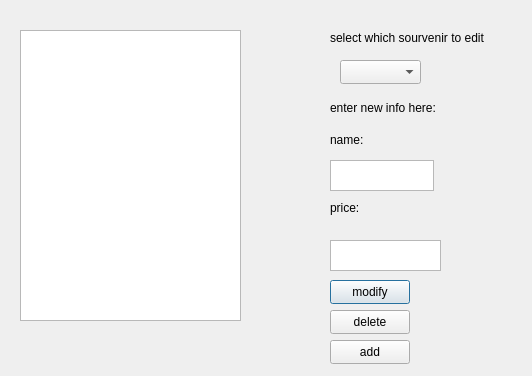
<?xml version="1.0" encoding="UTF-8"?>
<ui version="4.0">
 <class>modify_souvenir_list</class>
 <widget class="QDialog" name="modify_souvenir_list">
  <property name="geometry">
   <rect>
    <x>0</x>
    <y>0</y>
    <width>532</width>
    <height>376</height>
   </rect>
  </property>
  <property name="windowTitle">
   <string>Dialog</string>
  </property>
  <widget class="QTableWidget" name="display_souvenirs">
   <property name="geometry">
    <rect>
     <x>20</x>
     <y>30</y>
     <width>221</width>
     <height>291</height>
    </rect>
   </property>
  </widget>
  <widget class="QLabel" name="label">
   <property name="geometry">
    <rect>
     <x>330</x>
     <y>100</y>
     <width>171</width>
     <height>16</height>
    </rect>
   </property>
   <property name="text">
    <string>enter new info here:</string>
   </property>
  </widget>
  <widget class="QLabel" name="label_2">
   <property name="geometry">
    <rect>
     <x>330</x>
     <y>130</y>
     <width>58</width>
     <height>20</height>
    </rect>
   </property>
   <property name="text">
    <string>name:</string>
   </property>
  </widget>
  <widget class="QLabel" name="label_3">
   <property name="geometry">
    <rect>
     <x>330</x>
     <y>200</y>
     <width>51</width>
     <height>16</height>
    </rect>
   </property>
   <property name="text">
    <string>price:</string>
   </property>
  </widget>
  <widget class="QTextEdit" name="name">
   <property name="geometry">
    <rect>
     <x>330</x>
     <y>160</y>
     <width>104</width>
     <height>31</height>
    </rect>
   </property>
  </widget>
  <widget class="QTextEdit" name="price">
   <property name="geometry">
    <rect>
     <x>330</x>
     <y>240</y>
     <width>111</width>
     <height>31</height>
    </rect>
   </property>
  </widget>
  <widget class="QPushButton" name="modify">
   <property name="geometry">
    <rect>
     <x>330</x>
     <y>280</y>
     <width>80</width>
     <height>24</height>
    </rect>
   </property>
   <property name="text">
    <string>modify</string>
   </property>
  </widget>
  <widget class="QPushButton" name="delete_2">
   <property name="geometry">
    <rect>
     <x>330</x>
     <y>310</y>
     <width>80</width>
     <height>24</height>
    </rect>
   </property>
   <property name="text">
    <string>delete</string>
   </property>
  </widget>
  <widget class="QPushButton" name="add">
   <property name="geometry">
    <rect>
     <x>330</x>
     <y>340</y>
     <width>80</width>
     <height>24</height>
    </rect>
   </property>
   <property name="text">
    <string>add</string>
   </property>
  </widget>
  <widget class="QLabel" name="label_4">
   <property name="geometry">
    <rect>
     <x>330</x>
     <y>30</y>
     <width>201</width>
     <height>16</height>
    </rect>
   </property>
   <property name="text">
    <string>select which sourvenir to edit</string>
   </property>
  </widget>
  <widget class="QComboBox" name="index">
   <property name="geometry">
    <rect>
     <x>340</x>
     <y>60</y>
     <width>81</width>
     <height>24</height>
    </rect>
   </property>
   <property name="contextMenuPolicy">
    <enum>Qt::DefaultContextMenu</enum>
   </property>
  </widget>
 </widget>
 <resources/>
 <connections/>
</ui>
